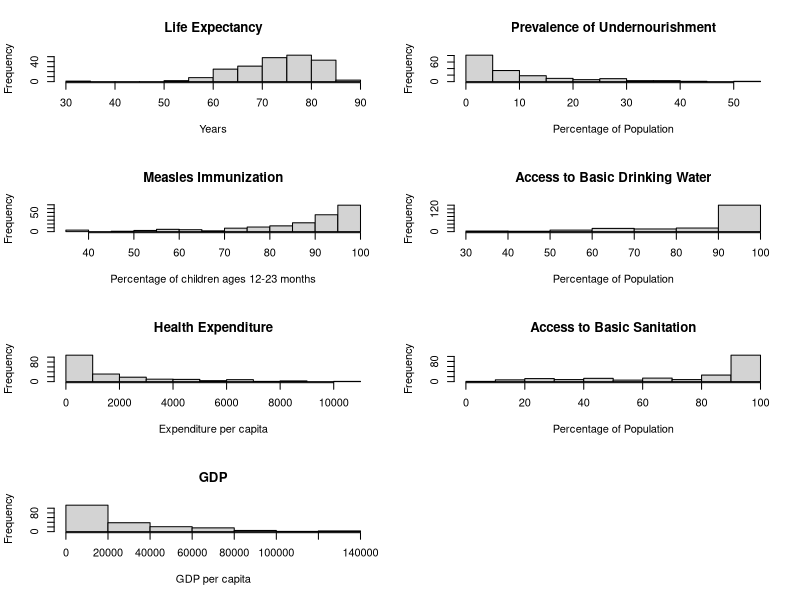
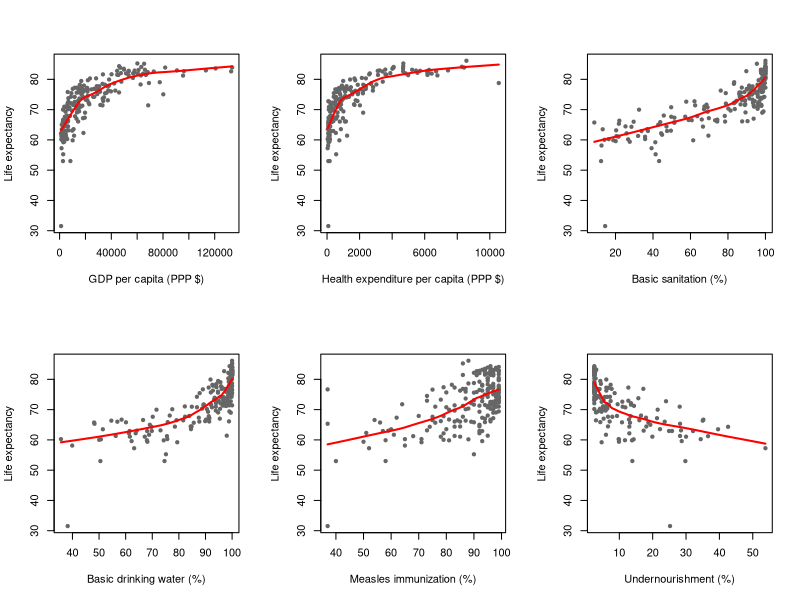
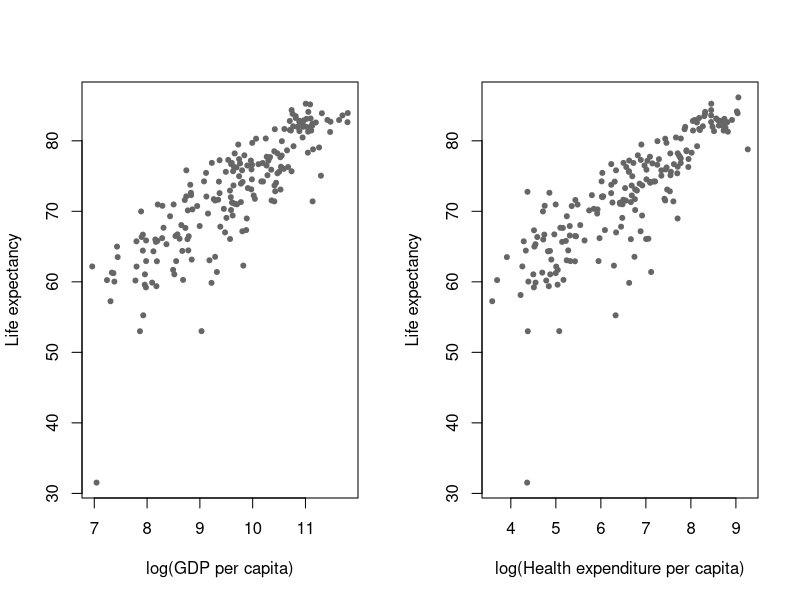

These figures' R source, in order:
## ---- chunk 1
#| label: setup
library(dplyr)
library(tidyr)
## ---- chunk 2
#| label: load-data
raw <- read.csv("wdi_2019.csv")
summary(raw)
## ---- chunk 3
#| label: clean
# drop footer rows and convert ".." to NA (raw stays untouched)
long <- raw[!is.na(raw$Series.Code) & 
              nzchar(trimws(raw$Series.Code)), ]
long$value <- as.numeric(na_if(trimws(long$X2019..YR2019.), ".."))
## ---- chunk 4
#| label: reshape
indicator_names <- c(
  "Life expectancy at birth, total (years)" = "life_expectancy",
  "GDP per capita, PPP (constant 2021 international $)" = "gdp",
  "People using at least basic sanitation services (% of population)" = "sanitation",
  "Current health expenditure per capita, PPP (current international $)" = "health_expenditure",
  "People using at least basic drinking water services (% of population)" = "drinking_water",
  "Immunization, measles (% of children ages 12-23 months)" = "measles_immunization",
  "Prevalence of undernourishment (% of population)" = "undernourishment"
)
long$variable <- unname(indicator_names[long$Series.Name])
long <- long[!is.na(long$variable),
             c("Country.Name", "Country.Code", "variable", "value")]

wdi <- pivot_wider(long, names_from = variable, values_from = value)
summary(wdi)
## ---- chunk 5
#| label: drop-aggregates
wdi <- as.data.frame(wdi)
rownames(wdi) <- wdi$Country.Name   # label rows by country for later plots/output

wdi$Country.Name[wdi$Country.Code %in% c("EMU", "NAC", "SAS")]
wdi <- wdi[!wdi$Country.Code %in% c("EMU", "NAC", "SAS"), ]
nrow(wdi)
## ---- chunk 6
#| label: missing
colSums(is.na(wdi))
sum(complete.cases(wdi))   # countries with all 7 variables
## ---- chunk 7
#| label: undernourishment-floor
sum(wdi$undernourishment == 2.5, na.rm = TRUE)
## ---- chunk 8
#| label: lowest-le
head(wdi[order(wdi$life_expectancy),
         c("life_expectancy", "gdp", "sanitation", "measles_immunization")], 5)
## ---- chunk 9
#| label: histograms
#| fig-width: 9
#| fig-height: 10
par(mfrow = c(4, 2))
hist(wdi$life_expectancy, main = "Life Expectancy", xlab = "Years")
hist(wdi$undernourishment, main = "Prevalence of Undernourishment",
     xlab = "Percentage of Population")
hist(wdi$measles_immunization, main = "Measles Immunization",
     xlab = "Percentage of children ages 12-23 months")
hist(wdi$drinking_water, main = "Access to Basic Drinking Water",
     xlab = "Percentage of Population")
hist(wdi$health_expenditure, main = "Health Expenditure",
     xlab = "Expenditure per capita")
hist(wdi$sanitation, main = "Access to Basic Sanitation",
     xlab = "Percentage of Population")
hist(wdi$gdp, main = "GDP", xlab = "GDP per capita")
par(mfrow = c(1, 1))
## ---- chunk 10
#| label: scatterplots
#| fig-width: 10
#| fig-height: 7
preds <- c("gdp", "health_expenditure", "sanitation", "drinking_water",
           "measles_immunization", "undernourishment")
pred_labels <- c("GDP per capita (PPP $)", "Health expenditure per capita (PPP $)",
                 "Basic sanitation (%)", "Basic drinking water (%)",
                 "Measles immunization (%)", "Undernourishment (%)")

par(mfrow = c(2, 3))
for (i in seq_along(preds)) {
  x <- wdi[[preds[i]]]
  ok <- complete.cases(x, wdi$life_expectancy)
  plot(x, wdi$life_expectancy, xlab = pred_labels[i], ylab = "Life expectancy",
       pch = 20, col = "gray40")
  lines(lowess(x[ok], wdi$life_expectancy[ok]), col = "red", lwd = 2)
}
par(mfrow = c(1, 1))
## ---- chunk 11
#| label: log-scatter
#| fig-width: 10
#| fig-height: 4.5
par(mfrow = c(1, 2))
plot(life_expectancy ~ log(gdp), data = wdi, pch = 20, col = "gray40",
     xlab = "log(GDP per capita)", ylab = "Life expectancy")
plot(life_expectancy ~ log(health_expenditure), data = wdi, pch = 20, col = "gray40",
     xlab = "log(Health expenditure per capita)", ylab = "Life expectancy")
par(mfrow = c(1, 1))
## ---- chunk 12
#| label: correlations
#| fig-width: 9
#| fig-height: 9
vars <- c("life_expectancy", preds)
round(cor(wdi[, vars], use = "complete.obs"), 2)
## ---- chunk 13
#| label: holdout
model_vars <- c("life_expectancy", preds)
wdi_cc <- na.omit(wdi[, model_vars])
nrow(wdi_cc)

set.seed(47)
test_idx <- sample(nrow(wdi_cc), ceiling(0.05 * nrow(wdi_cc)))
test  <- wdi_cc[test_idx, ]
train <- wdi_cc[-test_idx, ]
rownames(test)
## ---- chunk 14
#| label: initial-model
lmod <- lm(life_expectancy ~ undernourishment + measles_immunization +
             drinking_water + health_expenditure + sanitation + gdp,
           data = train)
summary(lmod)
